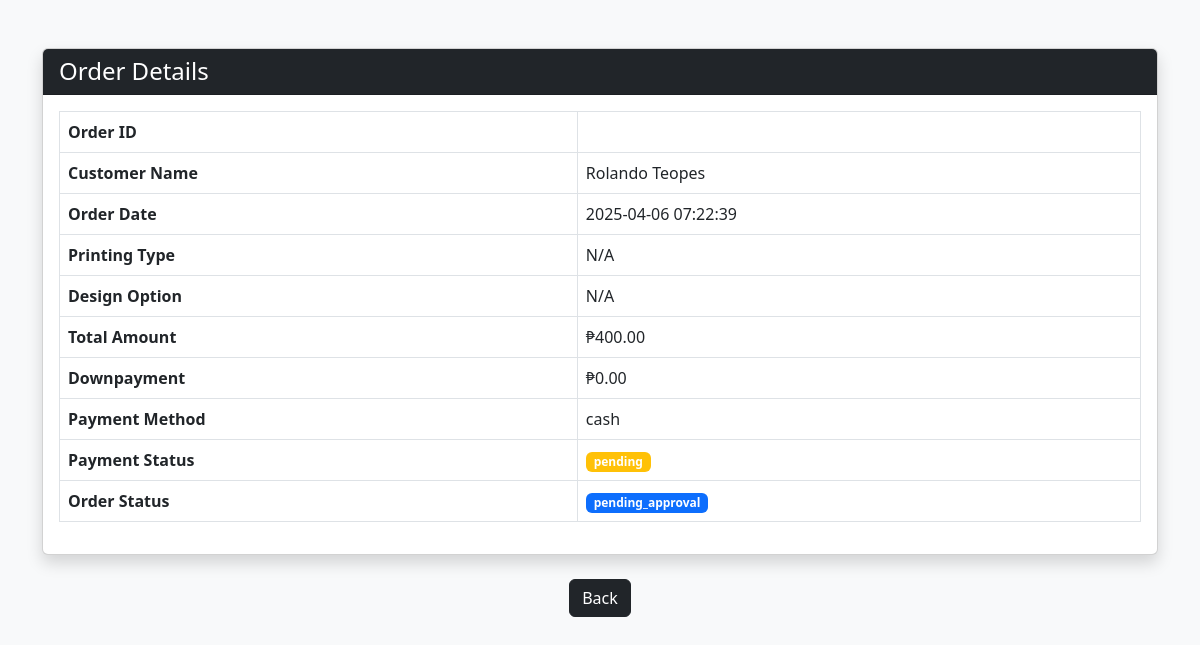
The page /manager/view_order.php?order_id=B1PVL on the database its author committed.
### tables this page shows
CREATE TABLE `customers` (
  `customer_id` int(11) NOT NULL,
  `username` varchar(50) NOT NULL,
  `password` varchar(255) NOT NULL,
  `email` varchar(100) NOT NULL,
  `first_name` varchar(50) NOT NULL,
  `last_name` varchar(50) NOT NULL,
  `phone_number` varchar(20) DEFAULT NULL,
  `address` text DEFAULT NULL,
  `created_at` timestamp NOT NULL DEFAULT current_timestamp(),
  `updated_at` timestamp NOT NULL DEFAULT current_timestamp() ON UPDATE current_timestamp()
);

CREATE TABLE `orders` (
  `order_id` varchar(10) NOT NULL,
  `customer_id` int(11) NOT NULL,
  `order_type` enum('tailoring','sublimation') NOT NULL,
  `total_amount` decimal(10,2) NOT NULL,
  `downpayment_amount` decimal(10,2) NOT NULL,
  `payment_method` enum('cash','gcash') NOT NULL,
  `payment_status` enum('pending','downpayment_paid','fully_paid') DEFAULT 'pending',
  `order_status` enum('pending_approval','declined','approved','in_process','ready_for_pickup','completed') DEFAULT 'pending_approval',
  `staff_id` int(11) DEFAULT NULL,
  `manager_id` int(11) DEFAULT NULL,
  `notes` text DEFAULT NULL,
  `created_at` timestamp NOT NULL DEFAULT current_timestamp(),
  `updated_at` timestamp NOT NULL DEFAULT current_timestamp() ON UPDATE current_timestamp()
);

### manager/view_order.php (the view, shortened to what this page needs)
<?php
include '../db.php';
$order_id = $_GET['order_id'];
$order_query = $conn->prepare("
    SELECT o.order_id, c.first_name, c.last_name, o.created_at,
           o.total_amount, o.downpayment_amount, o.payment_method,
           o.payment_status, o.order_status
    FROM orders o
    JOIN customers c ON o.customer_id = c.customer_id
    WHERE o.order_id = ?
");
$order_query->bind_param("i", $order_id);
$order_query->execute();
$order_result = $order_query->get_result();
$order = $order_result->fetch_assoc();
$sublimation_query = $conn->prepare("
    SELECT s.printing_type, s.template_id, s.custom_design, s.design_path
    FROM sublimation_orders s
    WHERE s.order_id = ?
");
$sublimation_query->bind_param("i", $order_id);
$sublimation_query->execute();
$sublimation_result = $sublimation_query->get_result();
$sublimation = $sublimation_result->fetch_assoc();
if ($sublimation) {
    if ($sublimation['custom_design']) {
        $design_option = "Custom Design (" . htmlspecialchars($sublimation['design_path']) . ")";
    } elseif ($sublimation['template_id']) {
        $design_option = "Template (" . htmlspecialchars($sublimation['template_id']) . ")";
    } else {
        $design_option = "N/A";
    }
} else {
    $design_option = "N/A";
}
?>
<!DOCTYPE html>
<html lang="en">
<head>
    <link href="https://cdn.jsdelivr.net/npm/bootstrap@5.3.0/dist/css/bootstrap.min.css" rel="stylesheet">
</head>
<body class="bg-light">
<div class="container mt-5">
    <div class="card shadow">
        <div class="card-header bg-dark text-white">
            <h4 class="mb-0">Order Details</h4>
        </div>
        <div class="card-body">
            <table class="table table-bordered">
                <tr><th>Order ID</th><td><?= htmlspecialchars($order['order_id']) ?></td></tr>
                <tr><th>Customer Name</th><td><?= htmlspecialchars($order['first_name'] . " " . $order['last_name']) ?></td></tr>
                <tr><th>Order Date</th><td><?= htmlspecialchars($order['created_at']) ?></td></tr>
                <tr><th>Printing Type</th><td><?= htmlspecialchars($sublimation['printing_type'] ?? 'N/A') ?></td></tr>
                <tr><th>Design Option</th><td><?= $design_option ?></td></tr>
                <tr><th>Total Amount</th><td>₱<?= number_format($order['total_amount'], 2) ?></td></tr>
                <tr><th>Downpayment</th><td>₱<?= number_format($order['downpayment_amount'], 2) ?></td></tr>
                <tr><th>Payment Method</th><td><?= htmlspecialchars($order['payment_method']) ?></td></tr>
                <tr><th>Payment Status</th><td><span class="badge bg-<?= $order['payment_status'] == 'fully_paid' ? 'success' : 'warning' ?>">
                    <?= htmlspecialchars($order['payment_status']) ?></span></td></tr>
                <tr><th>Order Status</th><td><span class="badge bg-primary"><?= htmlspecialchars($order['order_status']) ?></span></td></tr>
            </table>
        </div>
    </div>
    <div class="text-center mt-4">
        <a href="orders.php" class="btn btn-dark">Back</a>
    </div> <br><br>
</div>
</body>
</html>

### rows shown on the page
customers: first_name+last_name "Rolando Teopes"
orders: created_at "2025-04-06 07:22:39", total_amount "400.00", downpayment_amount "0.00", payment_method "cash", payment_status "pending", order_status "pending_approval"

### other values the page prints
$sublimation['printing_type'] "N/A"
$design_option "N/A"
